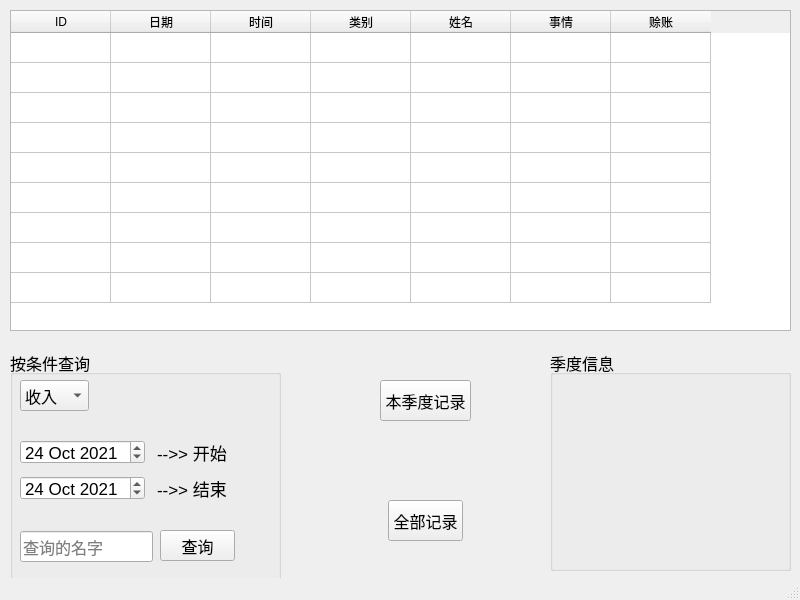
<?xml version="1.0" encoding="UTF-8"?>
<ui version="4.0">
 <class>MainWindow</class>
 <widget class="QMainWindow" name="MainWindow">
  <property name="geometry">
   <rect>
    <x>0</x>
    <y>0</y>
    <width>800</width>
    <height>600</height>
   </rect>
  </property>
  <property name="windowTitle">
   <string>MainWindow</string>
  </property>
  <widget class="QWidget" name="centralwidget">
   <widget class="QTableWidget" name="tableWidget">
    <property name="geometry">
     <rect>
      <x>10</x>
      <y>10</y>
      <width>781</width>
      <height>321</height>
     </rect>
    </property>
    <property name="rowCount">
     <number>9</number>
    </property>
    <attribute name="verticalHeaderVisible">
     <bool>false</bool>
    </attribute>
    <row/>
    <row/>
    <row/>
    <row/>
    <row/>
    <row/>
    <row/>
    <row/>
    <row/>
    <column>
     <property name="text">
      <string>ID</string>
     </property>
    </column>
    <column>
     <property name="text">
      <string>日期</string>
     </property>
    </column>
    <column>
     <property name="text">
      <string>时间</string>
     </property>
    </column>
    <column>
     <property name="text">
      <string>类别</string>
     </property>
    </column>
    <column>
     <property name="text">
      <string>姓名</string>
     </property>
    </column>
    <column>
     <property name="text">
      <string>事情</string>
     </property>
    </column>
    <column>
     <property name="text">
      <string>赊账</string>
     </property>
    </column>
   </widget>
   <widget class="QGroupBox" name="groupBox">
    <property name="geometry">
     <rect>
      <x>10</x>
      <y>350</y>
      <width>271</width>
      <height>241</height>
     </rect>
    </property>
    <property name="font">
     <font>
      <pointsize>12</pointsize>
     </font>
    </property>
    <property name="title">
     <string>按条件查询</string>
    </property>
    <widget class="QPushButton" name="pushButton_query">
     <property name="geometry">
      <rect>
       <x>150</x>
       <y>180</y>
       <width>75</width>
       <height>31</height>
      </rect>
     </property>
     <property name="text">
      <string>查询</string>
     </property>
    </widget>
    <widget class="QComboBox" name="comboBox_category">
     <property name="geometry">
      <rect>
       <x>10</x>
       <y>30</y>
       <width>69</width>
       <height>31</height>
      </rect>
     </property>
     <item>
      <property name="text">
       <string>收入</string>
      </property>
     </item>
     <item>
      <property name="text">
       <string>支出</string>
      </property>
     </item>
    </widget>
    <widget class="QLineEdit" name="lineEdit_name">
     <property name="geometry">
      <rect>
       <x>10</x>
       <y>181</y>
       <width>133</width>
       <height>31</height>
      </rect>
     </property>
     <property name="toolTip">
      <string>姓名</string>
     </property>
     <property name="placeholderText">
      <string>查询的名字</string>
     </property>
    </widget>
    <widget class="QWidget" name="">
     <property name="geometry">
      <rect>
       <x>10</x>
       <y>90</y>
       <width>210</width>
       <height>60</height>
      </rect>
     </property>
     <layout class="QFormLayout" name="formLayout">
      <property name="horizontalSpacing">
       <number>12</number>
      </property>
      <property name="verticalSpacing">
       <number>12</number>
      </property>
      <item row="0" column="0">
       <widget class="QDateEdit" name="dateEdit_startdate">
        <property name="font">
         <font>
          <pointsize>13</pointsize>
         </font>
        </property>
        <property name="dateTime">
         <datetime>
          <hour>0</hour>
          <minute>0</minute>
          <second>0</second>
          <year>2021</year>
          <month>10</month>
          <day>24</day>
         </datetime>
        </property>
        <property name="maximumDateTime">
         <datetime>
          <hour>23</hour>
          <minute>59</minute>
          <second>59</second>
          <year>2050</year>
          <month>12</month>
          <day>31</day>
         </datetime>
        </property>
        <property name="minimumDateTime">
         <datetime>
          <hour>0</hour>
          <minute>0</minute>
          <second>0</second>
          <year>2021</year>
          <month>1</month>
          <day>14</day>
         </datetime>
        </property>
       </widget>
      </item>
      <item row="0" column="1">
       <widget class="QLabel" name="label_startdate">
        <property name="font">
         <font>
          <pointsize>13</pointsize>
         </font>
        </property>
        <property name="text">
         <string>--&gt;&gt; 开始</string>
        </property>
       </widget>
      </item>
      <item row="1" column="0">
       <widget class="QDateEdit" name="dateEdit_enddate">
        <property name="font">
         <font>
          <pointsize>13</pointsize>
         </font>
        </property>
        <property name="dateTime">
         <datetime>
          <hour>0</hour>
          <minute>0</minute>
          <second>0</second>
          <year>2021</year>
          <month>10</month>
          <day>24</day>
         </datetime>
        </property>
        <property name="maximumDateTime">
         <datetime>
          <hour>23</hour>
          <minute>59</minute>
          <second>59</second>
          <year>2050</year>
          <month>12</month>
          <day>31</day>
         </datetime>
        </property>
        <property name="minimumDateTime">
         <datetime>
          <hour>0</hour>
          <minute>0</minute>
          <second>0</second>
          <year>2021</year>
          <month>1</month>
          <day>14</day>
         </datetime>
        </property>
       </widget>
      </item>
      <item row="1" column="1">
       <widget class="QLabel" name="label_enddate">
        <property name="font">
         <font>
          <pointsize>13</pointsize>
         </font>
        </property>
        <property name="text">
         <string>--&gt;&gt; 结束</string>
        </property>
       </widget>
      </item>
     </layout>
    </widget>
   </widget>
   <widget class="QGroupBox" name="groupBox_2">
    <property name="geometry">
     <rect>
      <x>550</x>
      <y>350</y>
      <width>241</width>
      <height>221</height>
     </rect>
    </property>
    <property name="font">
     <font>
      <pointsize>12</pointsize>
     </font>
    </property>
    <property name="title">
     <string>季度信息</string>
    </property>
   </widget>
   <widget class="QPushButton" name="pushButton_queryQuarter">
    <property name="geometry">
     <rect>
      <x>380</x>
      <y>380</y>
      <width>91</width>
      <height>41</height>
     </rect>
    </property>
    <property name="font">
     <font>
      <pointsize>12</pointsize>
     </font>
    </property>
    <property name="text">
     <string>本季度记录</string>
    </property>
   </widget>
   <widget class="QPushButton" name="pushButton_queryAll">
    <property name="geometry">
     <rect>
      <x>388</x>
      <y>500</y>
      <width>75</width>
      <height>41</height>
     </rect>
    </property>
    <property name="font">
     <font>
      <pointsize>12</pointsize>
     </font>
    </property>
    <property name="text">
     <string>全部记录</string>
    </property>
   </widget>
  </widget>
  <widget class="QStatusBar" name="statusbar"/>
 </widget>
 <resources/>
 <connections/>
</ui>
